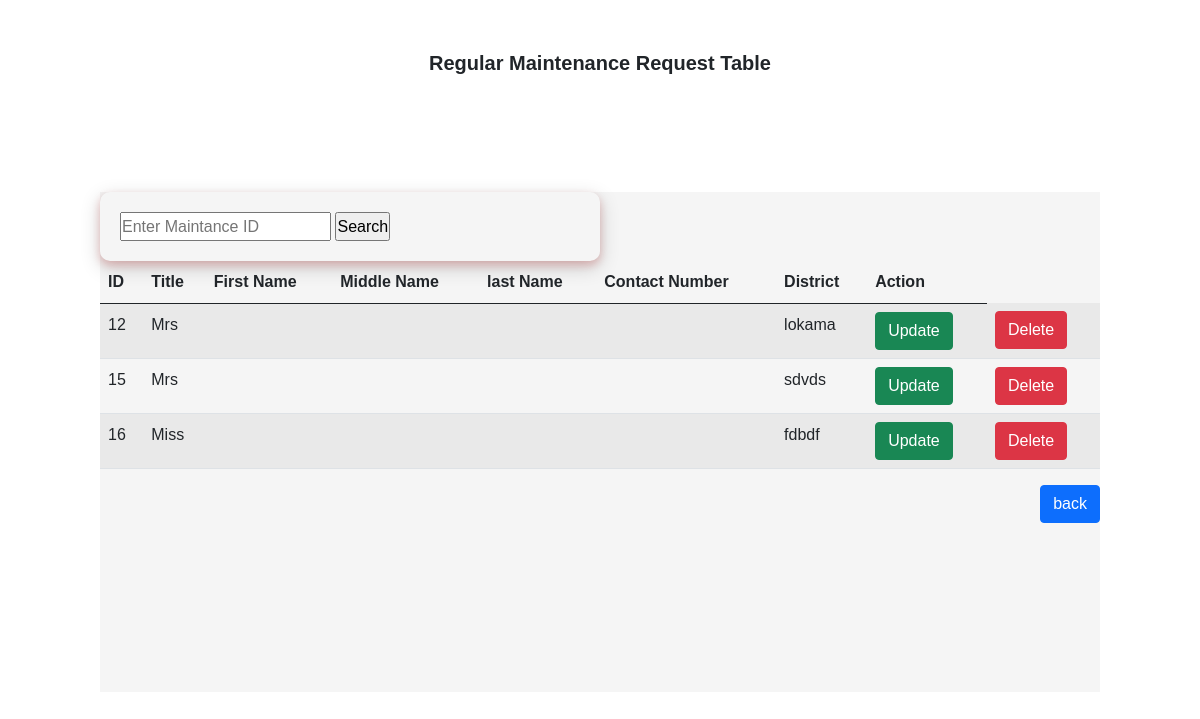
The app's page /php/readCustomer.php with its own data.
### tables this page shows
CREATE TABLE `customer` (
  `id` int(11) NOT NULL,
  `title` varchar(20) DEFAULT NULL,
  `first_name` varchar(50) DEFAULT NULL,
  `middle_name` varchar(50) DEFAULT NULL,
  `last_name` varchar(50) DEFAULT NULL,
  `contact_no` varchar(10) DEFAULT NULL,
  `district` varchar(50) DEFAULT NULL
);

### php/readCustomer.php (the view, shortened to what this page needs)
<?php
include "connect.php";
$stmt = $db->query('SELECT * FROM customer ORDER BY id ASC');
?>
<!DOCTYPE html>
<html>
<head>
  <link href="https://cdn.jsdelivr.net/npm/bootstrap@5.0.0-beta3/dist/css/bootstrap.min.css" rel="stylesheet">
  <link rel="stylesheet" href="sstyle.css">
  <link rel="stylesheet" href="styles/footer.css">
  <link rel="stylesheet" href="http://maxcdn.bootstrapcdn.com/font-awesome/4.2.0/css/font-awesome.min.css">
</head>
<body>
  <link rel="stylesheet" type="text/css" href="styles/header.css">
  <br>
  <br>
  <h5><b>
      <center>Regular Maintenance Request Table</center>
    </b>
  </h5>
  <div class="container">
    <div class="box">
      <div class="form-group">
        <form action="searchAssiment.php">
          <input type="text" name="search" placeholder="Enter Maintance ID">
          <input type="submit" value="Search">
      </div>
      <?php if (!empty($stmt)) { ?>
        <table class="table table-striped">
          <thead>
            <tr>
            <th scope="col">ID</th>
              <th scope="col">Title</th>
              <th scope="col">First Name</th>
              <th scope="col">Middle Name</th>
              <th scope="col">last Name</th>
              <th scope="col">Contact Number</th>
              <th scope="col">District</th>
              <th scope="col">Action</th>
            </tr>
          </thead>
          <tbody>
            <?php
            foreach($stmt as $row) {
            ?>
              <tr>
                <td><?php echo $row['id']; ?></td>
                <td><?php echo $row['title'] ?></td>
                <td><?php echo $row['fname']; ?></td>
                <td><?php echo $row['mname']; ?></td>
                <td><?php echo $row['lname']; ?></td>
                <td><?php echo $row['phone']; ?></td>
                <td><?php echo $row['district']; ?></td>
                <td><a href="index.php?id=<?= $row['id'] ?>" class="btn btn-success">Update</a></td>
                <td><a href="readCustomer.php?id=<?= $row['id'] ?>" class="btn btn-danger">Delete</a></td>
              </tr>
            <?php   } ?>
          </tbody>
        </table>
      <?php   } ?>
      <div class="link-right">
        <a href="index.php" class="btn btn-primary">back</a>
      </div>
    </div>
  </div>
</body>
</html>

### sstyle.css (style rules this page uses)
body { margin: 0; padding: 0; background-size: cover; background-position: center; font-family: sans-serif; }
.container { min-height: 100vh; display: flex; justify-content: right; align-items: center; flex-direction: column; }
.container form { width: 500px; padding: 20px; border-radius: 10px; box-shadow: 0 4px 8px 0 rgba(204, 11, 11, 0.2), 0 6px 20px 0 rgba(0, 0, 0, 0.19); }
.box { width: 1000px; height: 500px; background: rgb(245, 245, 245); color: #fff; top: 50%; left: 50%; position: absolute; transform: translate(-50%, -50%); box-sizing: border-box; }
.container table { padding: 20px; border-radius: 10px; box-shadow: 0 4px 8px 0 rgba((0), 0, 0, 0.2), 0 6px 20px 0 rgba(0, 0, 0, 0.19); }
.link-right { display: flex; justify-content: flex-end; }

### styles/footer.css (style rules this page uses)
* { padding:0; margin:0; }
html { background-color: #eaf0f2; }
body { font:16px/1.6 Arial, sans-serif; }

### styles/header.css (style rules this page uses)
* { box-sizing: border-box; }
body { margin: 0; font-family: Arial, Helvetica, sans-serif; }

### records on screen
customer: id "12", title "Mrs", district "lokama"
customer: id "15", title "Mrs", district "sdvds"
customer: id "16", title "Miss", district "fdbdf"
